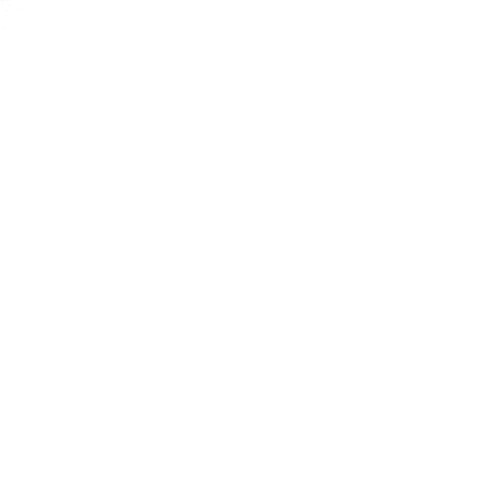
Frame 1 (no input)
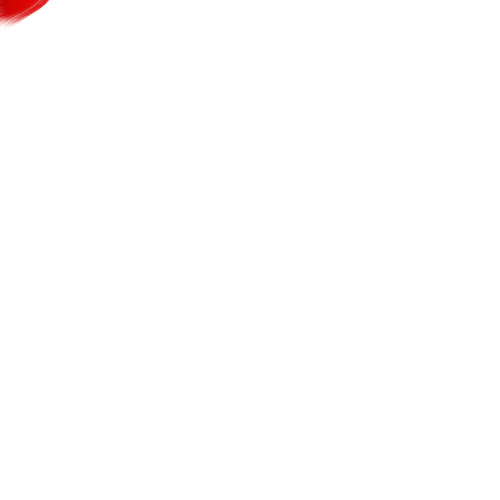
Frame 60 (the mouse pressed at the canvas centre just before this capture)
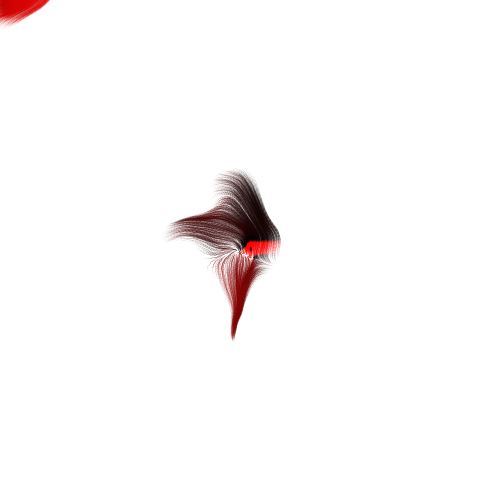
Frame 120 (the mouse held since frame 60 and released just before this capture)

The Processing sketch that drew these frames (run headless with seeded random() and noise(); from frame 60 on, the mouse is pressed at the canvas centre):

// Processing sketch: processing_22283
// ── processing_22283.pde

int n = 1000;
int maxage = 20;
int rdodge = 30;
int opacity = 40;
float speed = .2;
float zoom = .01;
boolean crayons, soft, dodge = true;
 
float[][] a = new float[n][2];
int[] age = new int[n];
float w, h, s;
int t, c;
 
 
void setup() {
  size(500, 500);
  w = width/2;
  h = height/2;
  colorMode(RGB, TWO_PI, 2, 1);
  smooth();
  reset();
}
 
 
void draw() {
  // create new particles
  int np = n / maxage;
  for(int i=0; i<np & c<n; i++, c++) newp(c);
  // draw particle traces
  for(int i=0; i<c; i++) {
    age[i]++;
    float[] p = a[i];
    if (age[i] > maxage) newp(i);
    else {
      float[] f = f(p[0], p[1]);    
      // opacity based on speed (soft mode) or age (hard mode)
      int m = maxage/2;
      float o = soft ? mag(f[0], f[1]) * 2 * opacity : (m - abs(m - age[i])) * opacity/m;
      // hue based on direction
      float h =  atan2(f[0], f[1]) + PI;  
      stroke(h, crayons ? 1 : 0, crayons ? 1 : 0, o);
      // draw line while updating position
      line(p[0], p[1], p[0] += s*f[0],  p[1] += s*f[1]);
    }
  }
}
 
 
// noise based flow field
float[] f(float x, float y) {;
  return new float[] {
    noise(t, x * zoom, y * zoom)-.5,
    noise(t+1, x * zoom, y * zoom) - .5
  };
}
 
 
void newp(int p) {
  if(dodge) {
    // particle inside a circle around the mouse position
    float r = random(rdodge), ang = random(TWO_PI);
    a[p] = new float[] { mouseX + r * cos(ang), mouseY + r *sin(ang) }; 
  } else { 
    // particle anywhere on screen
    a[p] = new float[] { random(width), random(height) };
  }
  age[p] = 0;
}
 
 
void reset() {
  background(34,12, 159);
  s = speed / zoom;
  c = 0;
}
 
 
void keyPressed() {
  switch(key) {
    case 's' : soft = !soft; break;
    case 'd' : dodge = !dodge; break;
    case 'f' : t++; break;
    case 'c' : crayons = !crayons; break;
    case '+' : zoom /= 1.1; break;
    case '-' : zoom *= 1.1; break;
    case ' ' : break;
    default: return;
  }
  reset();
}
